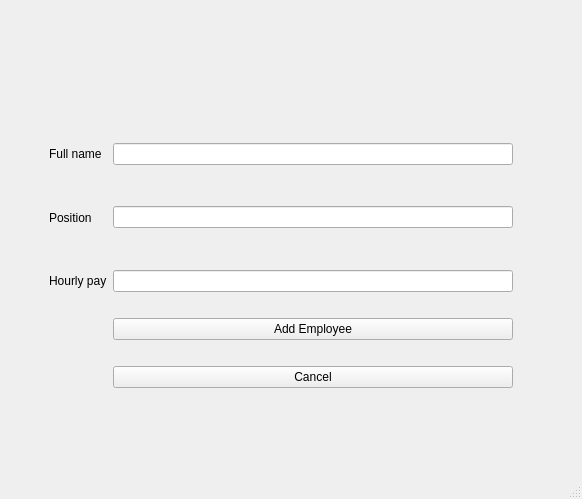
<?xml version="1.0" encoding="UTF-8"?>
<ui version="4.0">
 <class>MainWindow</class>
 <widget class="QMainWindow" name="MainWindow">
  <property name="geometry">
   <rect>
    <x>0</x>
    <y>0</y>
    <width>582</width>
    <height>499</height>
   </rect>
  </property>
  <property name="windowTitle">
   <string>Employee manager</string>
  </property>
  <widget class="QWidget" name="centralwidget">
   <property name="layoutDirection">
    <enum>Qt::LeftToRight</enum>
   </property>
   <property name="autoFillBackground">
    <bool>false</bool>
   </property>
   <layout class="QGridLayout" name="gridLayout">
    <item row="3" column="3">
     <widget class="QLineEdit" name="fullName"/>
    </item>
    <item row="0" column="5">
     <spacer name="verticalSpacer">
      <property name="orientation">
       <enum>Qt::Vertical</enum>
      </property>
      <property name="sizeHint" stdset="0">
       <size>
        <width>20</width>
        <height>40</height>
       </size>
      </property>
     </spacer>
    </item>
    <item row="8" column="3">
     <widget class="QPushButton" name="addEmployee">
      <property name="text">
       <string>Add Employee</string>
      </property>
     </widget>
    </item>
    <item row="10" column="3">
     <widget class="QPushButton" name="cancel">
      <property name="text">
       <string>Cancel</string>
      </property>
     </widget>
    </item>
    <item row="6" column="3">
     <widget class="QLineEdit" name="pay"/>
    </item>
    <item row="6" column="2">
     <widget class="QLabel" name="label_3">
      <property name="text">
       <string>Hourly pay</string>
      </property>
     </widget>
    </item>
    <item row="9" column="3">
     <spacer name="horizontalSpacer">
      <property name="orientation">
       <enum>Qt::Horizontal</enum>
      </property>
      <property name="sizeHint" stdset="0">
       <size>
        <width>40</width>
        <height>20</height>
       </size>
      </property>
     </spacer>
    </item>
    <item row="7" column="3">
     <spacer name="horizontalSpacer_2">
      <property name="orientation">
       <enum>Qt::Horizontal</enum>
      </property>
      <property name="sizeHint" stdset="0">
       <size>
        <width>40</width>
        <height>20</height>
       </size>
      </property>
     </spacer>
    </item>
    <item row="12" column="3">
     <spacer name="horizontalSpacer_8">
      <property name="orientation">
       <enum>Qt::Horizontal</enum>
      </property>
      <property name="sizeHint" stdset="0">
       <size>
        <width>40</width>
        <height>20</height>
       </size>
      </property>
     </spacer>
    </item>
    <item row="14" column="3">
     <spacer name="horizontalSpacer_10">
      <property name="orientation">
       <enum>Qt::Horizontal</enum>
      </property>
      <property name="sizeHint" stdset="0">
       <size>
        <width>40</width>
        <height>20</height>
       </size>
      </property>
     </spacer>
    </item>
    <item row="13" column="3">
     <spacer name="horizontalSpacer_9">
      <property name="orientation">
       <enum>Qt::Horizontal</enum>
      </property>
      <property name="sizeHint" stdset="0">
       <size>
        <width>40</width>
        <height>20</height>
       </size>
      </property>
     </spacer>
    </item>
    <item row="2" column="3">
     <spacer name="horizontalSpacer_5">
      <property name="orientation">
       <enum>Qt::Horizontal</enum>
      </property>
      <property name="sizeHint" stdset="0">
       <size>
        <width>40</width>
        <height>20</height>
       </size>
      </property>
     </spacer>
    </item>
    <item row="1" column="3">
     <spacer name="horizontalSpacer_7">
      <property name="orientation">
       <enum>Qt::Horizontal</enum>
      </property>
      <property name="sizeHint" stdset="0">
       <size>
        <width>40</width>
        <height>20</height>
       </size>
      </property>
     </spacer>
    </item>
    <item row="11" column="3">
     <spacer name="horizontalSpacer_6">
      <property name="orientation">
       <enum>Qt::Horizontal</enum>
      </property>
      <property name="sizeHint" stdset="0">
       <size>
        <width>40</width>
        <height>20</height>
       </size>
      </property>
     </spacer>
    </item>
    <item row="0" column="3">
     <spacer name="horizontalSpacer_11">
      <property name="orientation">
       <enum>Qt::Horizontal</enum>
      </property>
      <property name="sizeHint" stdset="0">
       <size>
        <width>40</width>
        <height>20</height>
       </size>
      </property>
     </spacer>
    </item>
    <item row="3" column="2">
     <widget class="QLabel" name="label">
      <property name="text">
       <string>Full name</string>
      </property>
     </widget>
    </item>
    <item row="5" column="2">
     <widget class="QLabel" name="label_2">
      <property name="text">
       <string>Position</string>
      </property>
     </widget>
    </item>
    <item row="5" column="3">
     <widget class="QLineEdit" name="position"/>
    </item>
    <item row="0" column="4">
     <spacer name="verticalSpacer_3">
      <property name="orientation">
       <enum>Qt::Vertical</enum>
      </property>
      <property name="sizeHint" stdset="0">
       <size>
        <width>20</width>
        <height>40</height>
       </size>
      </property>
     </spacer>
    </item>
    <item row="5" column="0">
     <spacer name="verticalSpacer_5">
      <property name="orientation">
       <enum>Qt::Vertical</enum>
      </property>
      <property name="sizeHint" stdset="0">
       <size>
        <width>20</width>
        <height>40</height>
       </size>
      </property>
     </spacer>
    </item>
    <item row="5" column="1">
     <spacer name="verticalSpacer_4">
      <property name="orientation">
       <enum>Qt::Vertical</enum>
      </property>
      <property name="sizeHint" stdset="0">
       <size>
        <width>20</width>
        <height>40</height>
       </size>
      </property>
     </spacer>
    </item>
    <item row="0" column="6">
     <spacer name="verticalSpacer_2">
      <property name="orientation">
       <enum>Qt::Vertical</enum>
      </property>
      <property name="sizeHint" stdset="0">
       <size>
        <width>20</width>
        <height>40</height>
       </size>
      </property>
     </spacer>
    </item>
   </layout>
  </widget>
  <widget class="QMenuBar" name="menubar">
   <property name="geometry">
    <rect>
     <x>0</x>
     <y>0</y>
     <width>582</width>
     <height>21</height>
    </rect>
   </property>
  </widget>
  <widget class="QStatusBar" name="statusbar"/>
 </widget>
 <resources/>
 <connections/>
</ui>
